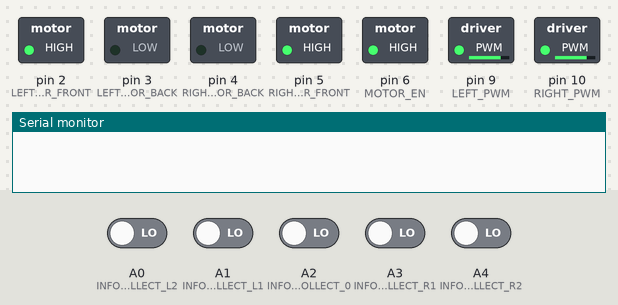
Simulated run of this sketch. Board: Arduino Uno, built with avr-gcc and run on an emulated ATmega328P. On the bench: switched loads named in the sketch (green lamp = pin HIGH), the last lines printed to the serial monitor. The inputs (shaded band) are chosen by the test bench; at power-on: A0 (INFO_COLLECT_L2), A1 (INFO_COLLECT_L1), A2 (INFO_COLLECT_0), A3 (INFO_COLLECT_R1), A4 (INFO_COLLECT_R2) LOW.

Above: at 1.2 s.
1.3 s: A0 (INFO_COLLECT_L2) driven HIGH
At 2.4 s:
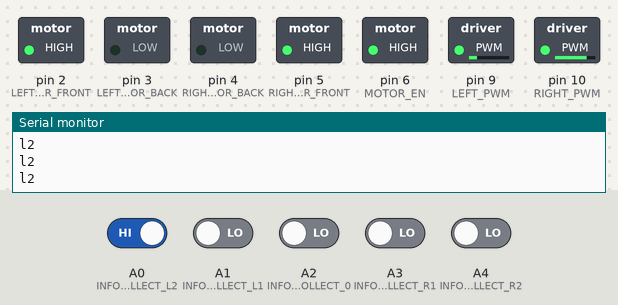
2.8 s: A0 (INFO_COLLECT_L2) driven LOW and A3 (INFO_COLLECT_R1) driven HIGH
At 3.3 s:
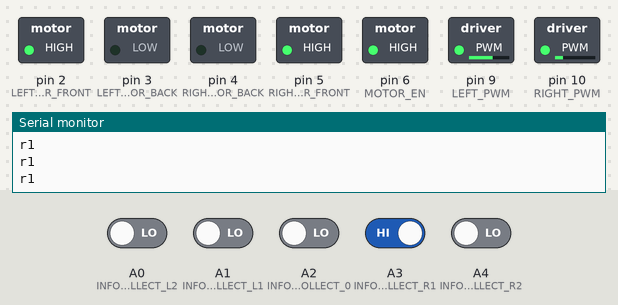
4.3 s: A1 (INFO_COLLECT_L1) driven HIGH
At 5.5 s:
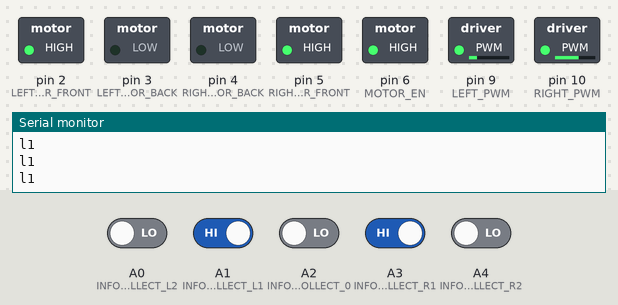
5.8 s: A1 (INFO_COLLECT_L1) driven LOW
At 7.0 s:
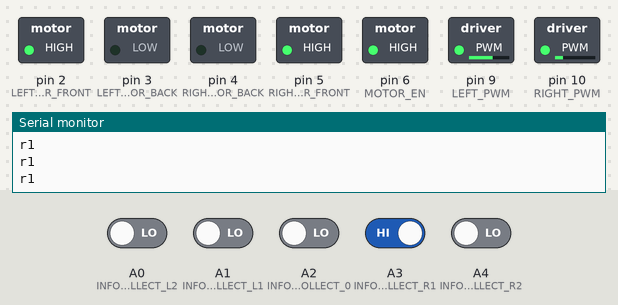
7.3 s: A2 (INFO_COLLECT_0) driven HIGH
At 7.9 s:
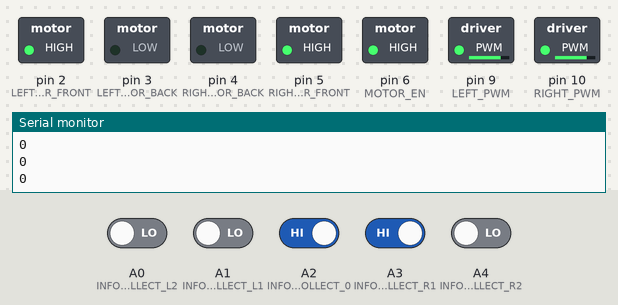
9.2 s: A2 (INFO_COLLECT_0) driven LOW
At 9.6 s:
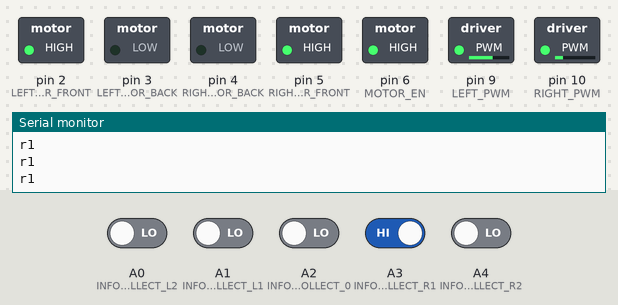
Timing chart, 0 to 11.7 s (numbered marks = the images above; inputs shaded):
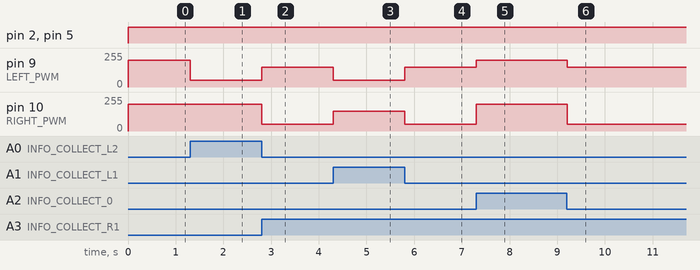

Measured:
- after the input at 1.3 s, pin 9 (LEFT_PWM): 200/255 → 50/255 at once
- after the input at 2.8 s, pin 9 (LEFT_PWM): 50/255 → 150/255 at once; pin 10 (RIGHT_PWM): 200/255 → 50/255 at once
- after the input at 4.3 s, pin 9 (LEFT_PWM): 150/255 → 50/255 at once; pin 10 (RIGHT_PWM): 50/255 → 150/255 at once
- after the input at 5.8 s, pin 9 (LEFT_PWM): 50/255 → 150/255 at once; pin 10 (RIGHT_PWM): 150/255 → 50/255 at once
- after the input at 7.3 s, pin 9 (LEFT_PWM): 150/255 → 200/255 at once; pin 10 (RIGHT_PWM): 50/255 → 200/255 at once
- after the input at 9.2 s, pin 9 (LEFT_PWM): 200/255 → 150/255 at once; pin 10 (RIGHT_PWM): 200/255 → 50/255 at once

The sketch:

smart_car.ino
```cpp
//************************************************************//
//*********************Read me*******************************//
//****************常见问题及解决方式*************************//
/*请一定先按照程序注释接线。
  请一定先按照程序注释接线。
  请一定先按照程序注释接线。

  1.小车向后跑：将向后的轮子的接线引脚交换
  例如：左轮向后跑，
  #define LEFT_MOTOR_FRONT 4
  #define LEFT_MOTOR_BACK 5
  将4和5交换位置改为
  #define LEFT_MOTOR_FRONT 5
  #define LEFT_MOTOR_BACK 4

  2.小车左右控制颠倒，在保证五个红外传感器接线和运行正常的情况下

  #define LEFT_MOTOR_FRONT 4
  #define LEFT_MOTOR_BACK 5

  #define RIGHT_MOTOR_FRONT 2
  #define RIGHT_MOTOR_BACK 3

  将两个FRONT和BACK对应的数字交换
  改为

  #define LEFT_MOTOR_FRONT 2
  #define LEFT_MOTOR_BACK 3

  #define RIGHT_MOTOR_FRONT 4
  #define RIGHT_MOTOR_BACK 5

  如果小车能够正常寻线了，那就可以进一步调试了
  但此时的小车寻线并不稳定，是因为电机的物理差异，
  所以在电压相同的情况下，电机的转速并不相同。
  因此需要我们在程序上修改数据
  详情见程序*/


//电机控制引脚相关宏定义
#define LEFT_MOTOR_FRONT 2  //左电机前进为D4引脚
#define LEFT_MOTOR_BACK 3  //左电机后退为D5引脚
#define LEFT_PWM 9            //控制左电机速度的D9引脚
#define RIGHT_MOTOR_FRONT 5  //右电机前进为D2引脚
#define RIGHT_MOTOR_BACK 4 //右电机后退为D3引脚
#define RIGHT_PWM 10         //控制右电机速度的D10引脚
#define MOTOR_EN 6           //控制电机驱动板使能的D6引脚

/*寻黑线传感器相关引脚宏定义
   --------------------------------------------车头-------------------------------------
   INFO_COLLECT_L2---INFO_COLLECT_L1---INFO_COLLECT_0---INFO_COLLECT_R1---INFO_COLLECT_R2
*/
#define INFO_COLLECT_L2 A0               //最左边的传感器接A4引脚
#define INFO_COLLECT_L1 A1               //次左边的传感器接A3引脚
#define INFO_COLLECT_0 A2                //中间的传感器接A2引脚
#define INFO_COLLECT_R1 A3               //次右边边的传感器接A3引脚
#define INFO_COLLECT_R2 A4               //最右边的传感器接A4引脚


//小车状态
enum {S_FRONT, S_RIGHT_30, S_RIGHT_60, S_LEFT_30, S_LEFT_60,} STATA;


void Init()
{
  /* 引脚模式设定,
     OUTPUT:输出,操作外部设备
     INPUT:输入,可通过传感器采集信息
  */
  //控制电机的相关引脚,全部为输出模式
  pinMode(LEFT_MOTOR_FRONT, OUTPUT);
  pinMode(LEFT_MOTOR_BACK, OUTPUT);
  pinMode(RIGHT_MOTOR_FRONT, OUTPUT);
  pinMode(RIGHT_MOTOR_BACK, OUTPUT);
  pinMode(MOTOR_EN, OUTPUT);
  pinMode(LEFT_PWM, OUTPUT);
  pinMode(RIGHT_PWM, OUTPUT);

  //黑线信息采集相关引脚，全部为输入模式
  pinMode(INFO_COLLECT_L2, INPUT);
  pinMode(INFO_COLLECT_L1, INPUT);
  pinMode(INFO_COLLECT_0, INPUT);
  pinMode(INFO_COLLECT_R1, INPUT);
  pinMode(INFO_COLLECT_R2, INPUT);

  //打开电机驱动使能端
  digitalWrite(MOTOR_EN, HIGH);
  Serial.begin(9600);
}

void Motor(int pwm_l, int pwm_r)
{
  /*LEFT_MOTOR_FRONT--前进开关HIGH(开)/LOW(关)
     LEFT_MOTOR_BACK--后退开关HIGH(开)/LOW(关)
     所以前进状态为(LEFT_MOTOR_FRONT,HIGH)    (LEFT_MOTOR_BACK,LOW)*/
  //左轮前进状态
  digitalWrite(LEFT_MOTOR_FRONT, HIGH);
  digitalWrite(LEFT_MOTOR_BACK, LOW);
  //右轮前进状态
  digitalWrite(RIGHT_MOTOR_FRONT, HIGH);
  digitalWrite(RIGHT_MOTOR_BACK, LOW);

  /*速度控制,pwm的控制范围为0-255,数字越大速度越快
     同时，也可以通过控制左右轮速度不同让小车转弯
     因此，小车直行需要控制左右电机速度相同，
     因为电机差异，pwm大小相同，也可能左右轮速度不同，小车直行参数需要大家自行调整
  */
  analogWrite(LEFT_PWM, pwm_l);
  analogWrite(RIGHT_PWM, pwm_r);
}

void Control(byte STATA)
{
  switch (STATA)         //想让小车跑的快跑的稳，请慢慢自行调试和修改以下五个参数
  {
    case S_FRONT:
      Motor(200, 200); //小车直行时左右电机的速度Motor(左电机速度, 右电机速度);
      break;
    case S_RIGHT_30:
      Motor(150, 50); //小车 小右转时左右电机的速度Motor(左电机速度, 右电机速度);
      break;
    case S_RIGHT_60:
      Motor(200, 50); //小车 大右转时左右电机的速度 Motor(左电机速度, 右电机速度);
      break;
    case S_LEFT_30:
      Motor(50, 150); //小车 小左转时左右电机的速度Motor(左电机速度, 右电机速度);
      break;
    case S_LEFT_60:
      Motor(50, 200); //小车 大左转时左右电机的速度Motor(左电机速度, 右电机速度);
      break;
    default:
      Motor(200, 200);
      break;
  }
}

//黑线信息采集
void Collect_Info()
{
  if (digitalRead(INFO_COLLECT_L2))
  {
    Serial.println("l2");
    STATA = S_LEFT_60;
  }
  else if (digitalRead(INFO_COLLECT_L1))
  {
    Serial.println("l1");
    STATA = S_LEFT_30;
  }
  else if (digitalRead(INFO_COLLECT_0))
  {
    Serial.println("0");
    STATA = S_FRONT;
  }
  else if (digitalRead(INFO_COLLECT_R1))
  {
    Serial.println("r1");
    STATA = S_RIGHT_30;
  }
  else if (digitalRead(INFO_COLLECT_R2))
  {
    Serial.println("r2");
    STATA = S_RIGHT_60;
  }
}
void setup() {
  // put your setup code here, to run once:
  Init();

}

void loop() {
  // put your main code here, to run repeatedly:
  Collect_Info();
  Control(STATA);
  delay(10);
}
```
